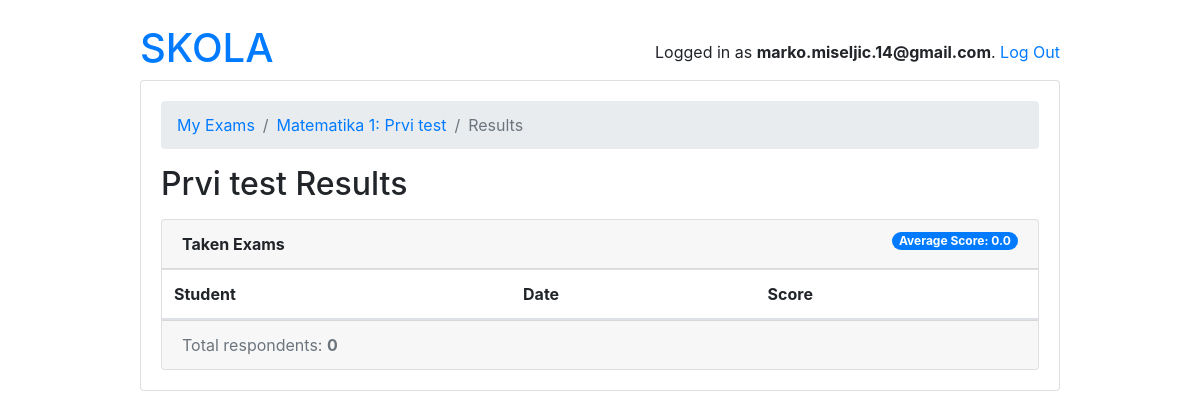
The app's page /teachers/exam/13/results/ (signed in), older data.
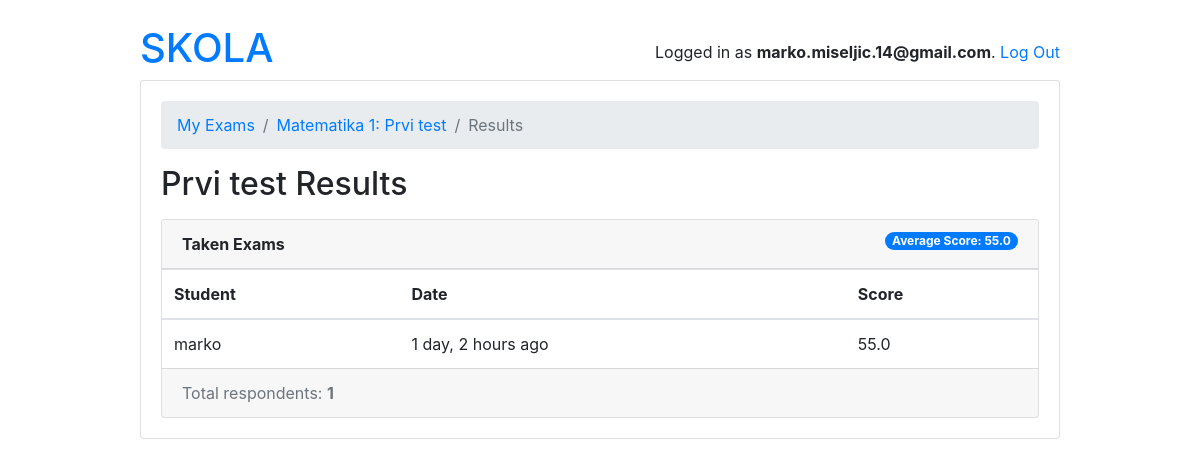
The same page, newer data.
### account/models.py (models this page shows, shortened)
class TakenExam(models.Model):
    student = models.ForeignKey(Student, on_delete=models.CASCADE, related_name='taken_exams')
    exam = models.ForeignKey(Exam, on_delete=models.CASCADE, related_name='taken_exams')
    score = models.FloatField()
    date = models.DateTimeField(auto_now_add=True)

class Student(models.Model):
    user = models.OneToOneField('User', on_delete=models.CASCADE, primary_key=True, related_name='student')
    exams = models.ManyToManyField(Exam, through='TakenExam')

class User(AbstractUser):
    first_name = models.CharField(max_length=220)
    last_name = models.CharField(max_length=220)
    email = models.EmailField()
    is_student = models.BooleanField(default=False)
    is_teacher = models.BooleanField(default=False)

### account/views.py (the view)
# urls.py: path('exam/<int:pk>/results/', ExamResultsView.as_view(), name='exam_results'),
class ExamResultsView(DetailView):
    model = Exam
    context_object_name = 'exam'
    template_name = 'teachers/exam_results.html'
    def get_context_data(self, **kwargs):
        exam = self.get_object()
        taken_exams = exam.taken_exams.select_related('student__user').order_by('-date')
        total_taken_exams = taken_exams.count()
        exam_score = exam.taken_exams.aggregate(average_score=Avg('score'))
        extra_content = {
            'taken_exams': taken_exams,
            'total_taken_exams': total_taken_exams,
            'exam_score': exam_score
        }
        kwargs.update(extra_content)
        return super().get_context_data(**kwargs)
    def get_queryset(self):
        return self.request.user.exams.all()

### school/models.py (called while the page is built)
    def __str__(self):
        return self.name

    def __str__(self):
        return f"{self.subject}: {self.type}"

### templates/teachers/exam_results.html
{% extends '../base.html' %}
{% load crispy_forms_tags humanize  %}
{% block content %}
    <nav aria-label="breadcrumb">
        <ol class="breadcrumb">
            <li class="breadcrumb-item"><a href="{% url 'teachers:exam_change_list' %}" >My Exams</a></li>
            <li class="breadcrumb-item"><a href="{% url 'teachers:exam_change' exam.pk %}">{{ exam }}</a></li>
            <li class="breadcrumb-item active" aria-current="page">Results</li>
        </ol>
    </nav>
    <h2 class="mb-3">{{ exam.type }} Results</h2>
    <div class="card">
        <div class="card-header">
            <strong>Taken Exams</strong>
            <span class="badge badge-pill badge-primary float-right">Average Score: {{exam_score.average_score|default_if_none:0.0 }}</span>
        </div>
        <table class="table mb-0">
            <thead>
                <tr>
                    <th>Student</th>
                    <th>Date</th>
                    <th>Score</th>
                </tr>
            </thead>
            <tbody>
                {% for taken_exam in taken_exams %}
                    <tr>
                        <td>{{ taken_exam.student.user.username }}</td>
                        <td>{{ taken_exam.date|naturaltime }}</td>
                        <td>{{ taken_exam.score }}</td>
                    </tr>
                {% endfor %}
            </tbody>
        </table>
        <div class="card-footer text-muted">
            Total respondents: <strong>{{ total_taken_exams }}</strong>
        </div>
    </div>
{% endblock content %}

Row changes from the older to the newer data that the page shows:
added TakenExam: student.user.username "marko", date "1 day, 2 hours ago", score "55.0"
Text that changed along with them:
{{ exam_score.average_score|default_if_none:0.0 }}: "0.0" → "55.0"
{{ total_taken_exams }}: "0" → "1"
